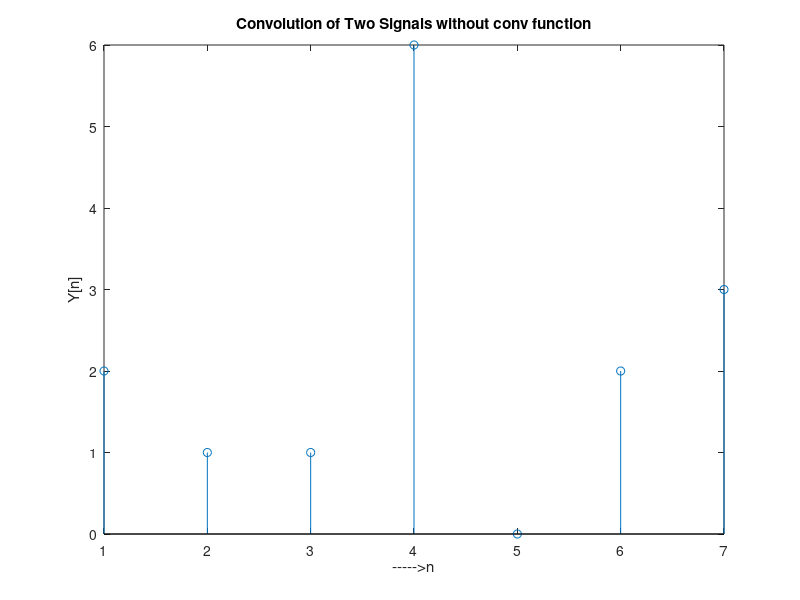

Source code (MATLAB):
% A GENERALAZED CONVOLUTION COMPUTING CODE IN MATLAB WITHOUT USING MATLAB BUILTIN FUNCTION conv(x,h)
close all
clear all
x = [2 1 -1 3]
h = [1 0 1 1]
m=length(x);
n=length(h);
X=[x,zeros(1,n)];
H=[h,zeros(1,m)];
for i=1:n+m-1
    Y(i)=0;
    for j=1:m
        if(i-j+1>0)
            Y(i)=Y(i)+X(j)*H(i-j+1);
        else
        end
    end
end
Y
stem(Y);
ylabel('Y[n]');
xlabel('----->n');
title('Convolution of Two Signals without conv function');